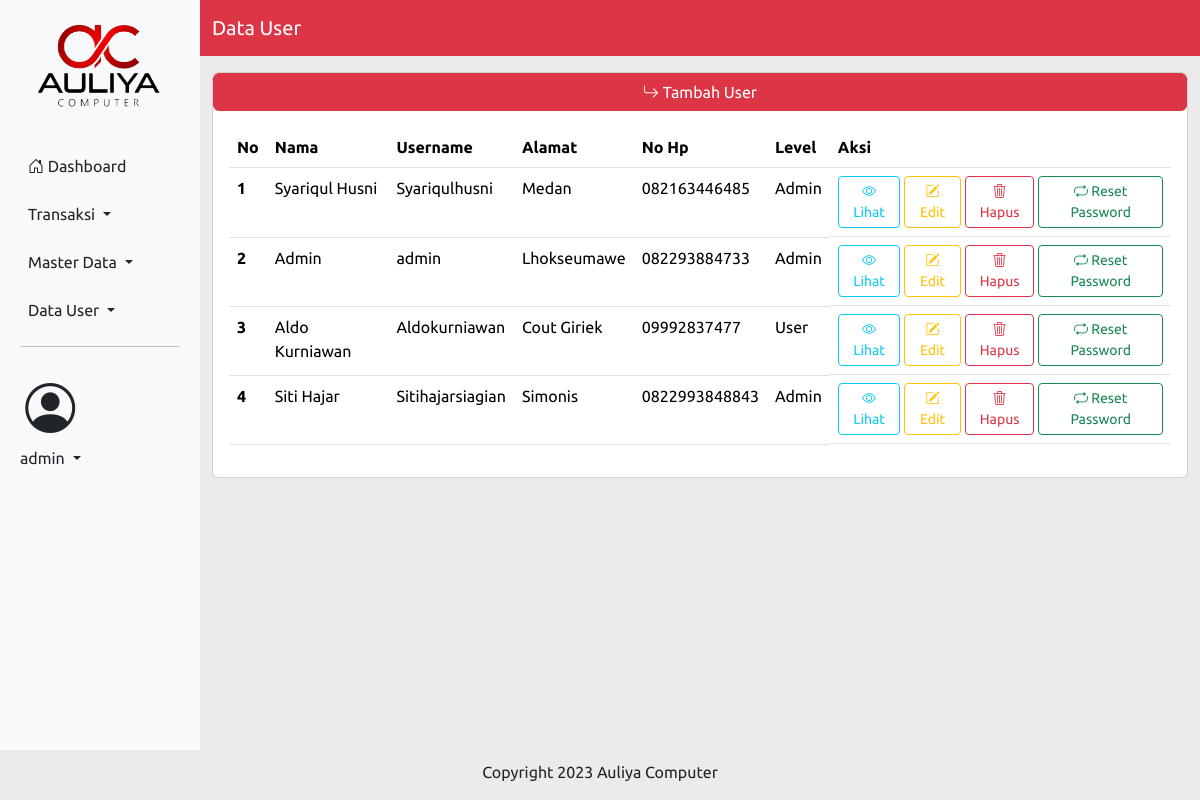
The app's page /datauser (signed in) with its own data.
### tables this page shows
CREATE TABLE IF NOT EXISTS `tb_user` (
  `id` int NOT NULL AUTO_INCREMENT,
  `nama` varchar(200) DEFAULT NULL,
  `username` varchar(250) DEFAULT NULL,
  `password` varchar(100) DEFAULT NULL,
  `alamat` varchar(200) DEFAULT NULL,
  `nohp` varchar(50) DEFAULT NULL,
  `level` int DEFAULT NULL,
  PRIMARY KEY (`id`)
);

### datauser.php (the view, shortened to what this page needs)
<?php
include "proses/connect.php";
$query = mysqli_query($conn, "SELECT * FROM tb_user");
while($record = mysqli_fetch_array($query)){
$result[] = $record;
}
?>
<div class="col-lg-10">
    <nav class="navbar navbar-expand-lg navbar-dark bg-danger sticky-top">
        <div class="container-lg">
            <a class="navbar-brand" href="#">Data User</a>
        </div>
    </nav>
    <div class="container">
        <div class="card mt-3">
            <a href="#" class="btn btn-danger" data-bs-toggle="modal" data-bs-target="#ModalTambahUser"><i
                    class="bi bi-arrow-return-right"></i> Tambah User</a>
            <div class="card-body">
                <?php
                if(empty($result)){
                    echo "Data User Tidak Ada";
                }else{
                ?>
                <div class="table-responsive">
                    <table class="table table-hover">
                        <thead>
                            <tr>
                                <th scope="col">No</th>
                                <th scope="col">Nama</th>
                                <th scope="col">Username</th>
                                <th scope="col">Alamat</th>
                                <th scope="col">No Hp</th>
                                <th scope="col">Level</th>
                                <th scope="col">Aksi</th>
                            </tr>
                        </thead>
                        <tbody>
                            <?php
                            $no = 1;
                            foreach($result as $row) {
                            ?>
                            <tr>
                                <th scope="row"><?php echo $no++?></th>
                                <td><?php echo $row['nama'] ?></td>
                                <td><?php echo $row['username'] ?></td>
                                <td><?php echo $row['alamat'] ?></td>
                                <td><?php echo $row['nohp'] ?></td>
                                <td><?php
                                    if($row['level'] == 1) {
                                        echo "Admin";
                                    }else{
                                        echo "User";
                                    }
                                    ?></td>
                                <td class="d-flex">
                                    <button class="btn btn-sm btn-outline-info me-1" data-bs-toggle="modal"
                                        data-bs-target="#ModalView<?php echo $row['id'] ?>"><i class="bi bi-eye"></i>
                                        Lihat</button>
                                    <button class="btn btn-sm btn-outline-warning me-1" data-bs-toggle="modal"
                                        data-bs-target="#ModalEdit<?php echo $row['id'] ?>"><i
                                            class="bi bi-pencil-square"></i>
                                        Edit</button>
                                    <button class="btn btn-sm btn-outline-danger me-1" data-bs-toggle="modal"
                                        data-bs-target="#ModalDelete<?php echo $row['id'] ?>"><i
                                            class="bi bi-trash3"></i>
                                        Hapus</button>
                                    <button class="btn btn-sm btn-outline-success" data-bs-toggle="modal"
                                        data-bs-target="#ModalResetPassword<?php echo $row['id'] ?>"><i
                                            class="bi bi-repeat"></i> Reset Password
                                    </button>
                                </td>
                            </tr>
                            <?php
                            }
                        ?>
                        </tbody>
                    </table>
                </div>
                <?php
                }
                ?>
            </div>
        </div>
    </div>
</div>

### sidebar.php (shortened to what this page needs)
<div class="col-lg-2">
    <nav class="navbar-expand-lg bg-body-tertiary" style="background-color: #141E46">
        <div class="container-fluid ">
            <div class="offcanvas offcanvas-end mb-0" tabindex="-1" id="offcanvasNavbar"
                aria-labelledby="offcanvasNavbarLabel" style="width: 250px;">
                <div class="offcanvas-body mx-2 ">
                    <ul class="navbar-nav nav-pills flex-column justify-content-end flex-grow-1 " id="myNavPills">
                        <div>
                            <a href="."><img src="img/Logo.png" width="150px" style="display:block; margin:auto;"></a>
                        </div>
                        <li class="nav-item">
                            <a class="nav-link ps-2 mb-2 <?php echo ((isset($_GET['x']) && $_GET['x'] == 'home') || !isset($_GET['x'])) ? 'active link-light' : 'link-dark' ; ?>"
                                aria-current="page" href="home"
                                <?php if (isset($_GET['x']) && $_GET['x'] == 'home') { echo 'style="background-color: #C70039;"'; } ?>><i
                                    class="bi bi-house-door"></i> Dashboard</a>
                        </li>
                        <li class="nav-item dropdown">
                            <a class="nav-link dropdown-toggle link-dark ps-2 mb-2" href="#" role="button"
                                data-bs-toggle="dropdown" aria-expanded="false">
                                Transaksi
                            </a>
                        </li>
                        <?php if($hasil['level'] ==1){?>
                        <li class="nav-item dropdown ">
                            <a class="nav-link dropdown-toggle ps-2 mb-2 " href="#" role="button"
                                data-bs-toggle="dropdown" aria-expanded="false">
                                Master Data
                            </a>
                        </li>
                        <li class="nav-item dropdown ">
                            <a class="nav-link dropdown-toggle ps-2  " href="#" role="button" data-bs-toggle="dropdown"
                                aria-expanded="false">
                                Data User
                            </a>
                        </li>
                        <?php }?>
                        <hr>
                        <ul class="navbar-nav" style="margin-bottom: 170%; ">
                            <li class="nav-item dropdown ">
                                <a class="nav-link dropdown-toggle text-center " href="#" role="button"
                                    data-bs-toggle="dropdown" aria-expanded="false">
                                    <i class="bi bi-person-circle" style="font-size: 50px; "></i><span
                                        class="text-center"><br><?php echo $hasil['username'];?></span>
                                </a>
                            </li>
                        </ul>
                    </ul>
                </div>
            </div>
        </div>
    </nav>
</div>

### css/index.css (style rules this page uses)
* { font-family: 'Ubuntu', sans-serif; }
html, body { height: 100%; background-color: rgb(235, 235, 235) !important; }

### records on screen
tb_user: username "admin", nama "Admin", alamat "Lhokseumawe", nohp "082293884733", level "Admin"
tb_user: nama "Syariqul Husni", username "Syariqulhusni", alamat "Medan", nohp "082163446485", level "Admin"
tb_user: nama "Aldo Kurniawan", username "Aldokurniawan", alamat "Cout Giriek", nohp "09992837477", level "User"
tb_user: nama "Siti Hajar", username "Sitihajarsiagian", alamat "Simonis", nohp "0822993848843", level "Admin"
